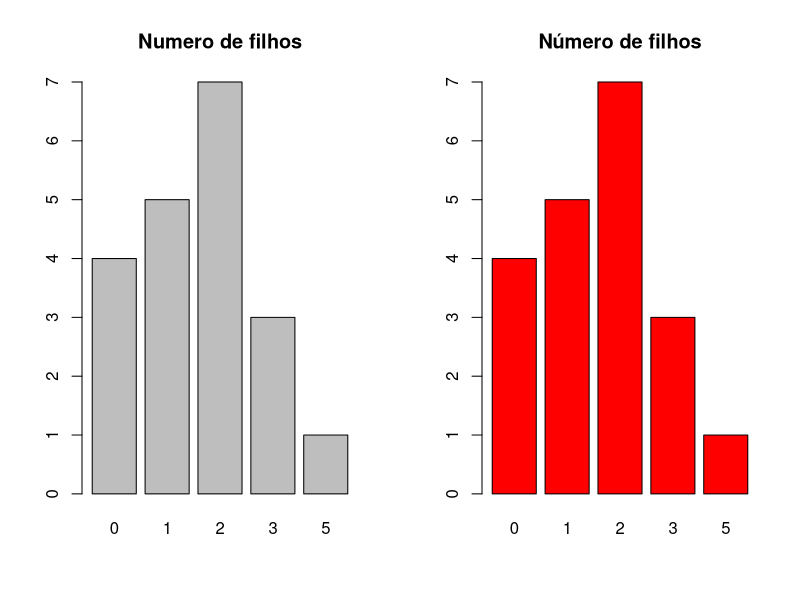
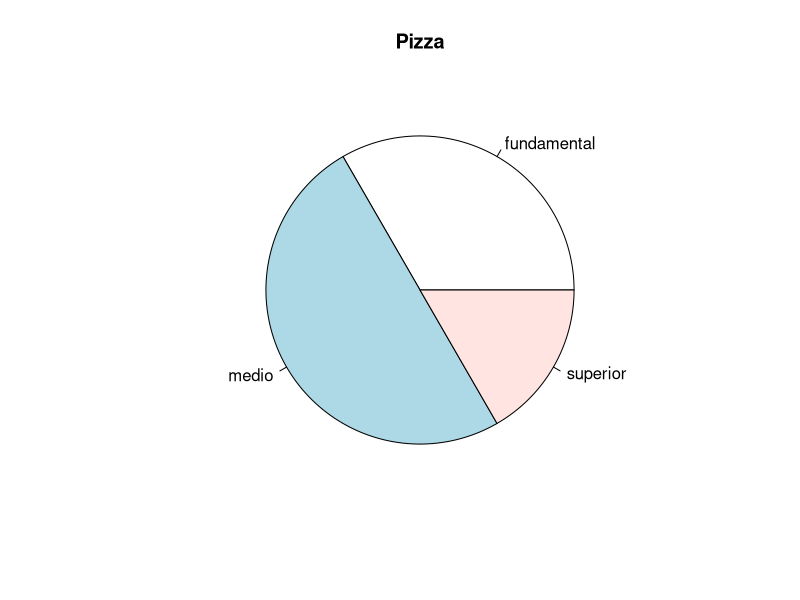
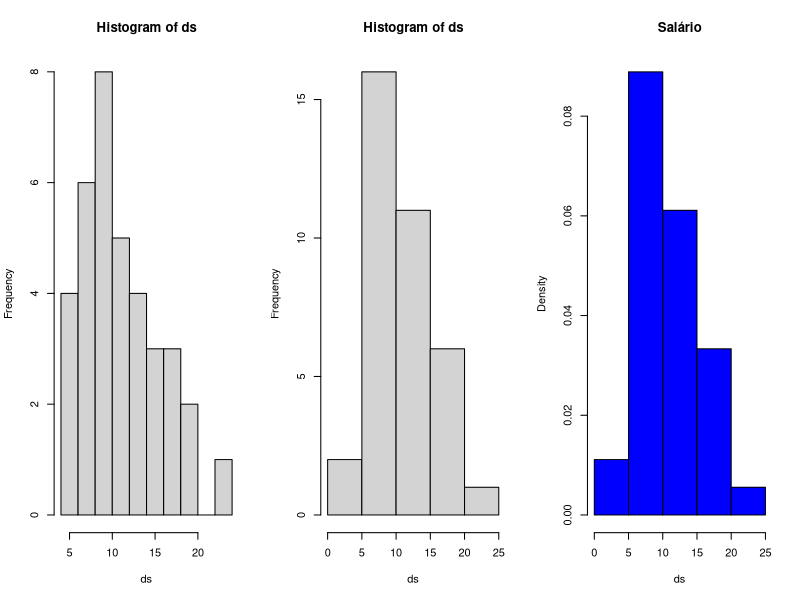
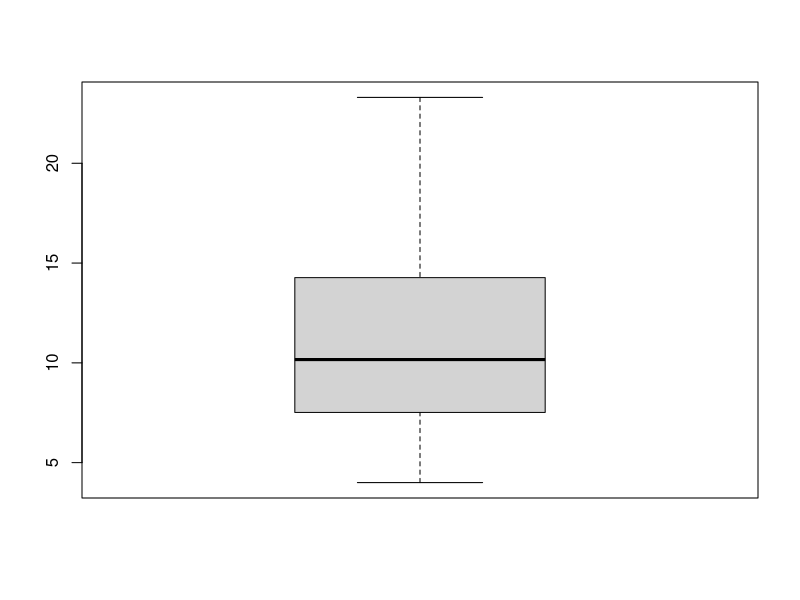

Reproduce these figures in R, in order.
# Lendo dados de um arquivo teste 
# header=T A primeira linha contém os nomes das colunas da tabela
# em read.csv2() o default é:
# separar de colunas= ;" e separador de casas decimais=";"

dados <- read.csv2("./dados.csv",header=T)
dados

# Informação resumida
summary(dados)

# Mostra o cabeçalho
names(dados)

#---------------------------------------------------------------
# Distribuição de frequências - variável Qualitativa
dados$est_civil
dados$idade_ano

# Frequência absoluta
fa<-table(dados$est_civil)
fa

# Frequência relativa
fr<-prop.table(fa)
fr

# Frequência acumulada
fac<-cumsum(fr)
fac

#Montando a tabela (cbind organiza por colunas e rbind por linhas)
tabela<-cbind(fa,fr,fac,porcent=100*fr)
tabela

#---------------------------------------------------------------
# Distribuição de frequências - Variável quantitativa contínua (CLASSES)
ds<-dados$salario.
range(ds)
nclass.Sturges(ds)
#cut: divide a variável nos intervalos especificados
#l=7 fornece 6 intervalos
fa<-table(cut(ds,seq(4,23.30,l=7)))

fa<-table(cut(ds,seq(3.9,23.30,l=7))) # 3.9 para corrigir o erro do mínimo
                                      # valor do rstudio, que normalmente
                                      # começa a incluir um valor maior do
                                      # que o inserido como mínimo

# Frequência relativa
fr<-prop.table(fa)

# Frequência acumulada
fac<-cumsum(fr)
fac

#Montando a tabela(cbind organiza por colunas e rbind por linhas)
tabela<-cbind(fa,fr)
tabela

#---------------------------------------------------------------
# Distribuição de frequências - Variável quantitativa discreta
# Frequência absoluta
fa<-table(dados$filhos)
fa

# Frequência relativa
fr<-prop.table(table(dados$filhos))
fr

# Frequência acumulada
fac<-cumsum(prop.table(table(dados$filhos)))
fac

#Montando a tabela (cbind organiza por colunas e rbind por linhas)
tabela<-cbind(fa,fr,fac,porcent=100*fr)
tabela

#---------------------------------------------------------------
# Gráfico em barras (lembrando que table é fabs)
par(mfrow=c(1,2)) # janela de plot multipainel (1 linha e 2 colunas)
df<-dados$filhos
barplot(table(df),main="Numero de filhos")
barplot(table(df),main="Número de filhos",col="red") # muda cor das colunas

# Gráfico - composição em setores(pizza)
par(mfrow=c(1,1)) # janela de plot multipainel (1 linha e 2 colunas)
pie(table(dados$instrucao),main="Pizza")  

# Histograma
par(mfrow=c(1,3)) # janela de plot multipainel (1 linha e 2 colunas)
hist(ds)
hist(ds,nclass=5)
hist(ds,nclass=5,col="blue",main="Salário",freq=F)
#freq=F faz cim que se plote a densidade

#Gráfico de quantis
par(mfrow=c(1,1)) # janela de plot multipainel (1 linha e 2 colunas)
boxplot(ds)